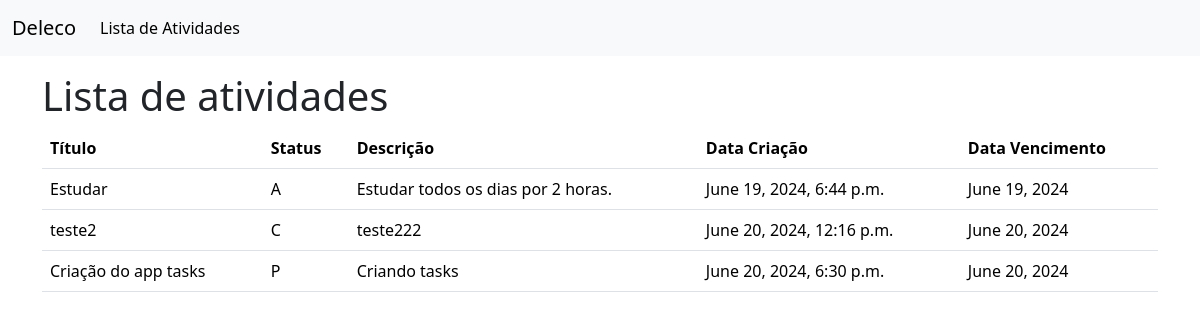
The page / on the database its author committed.
### tasks/models.py (models this page shows, shortened)
class Tasks(models.Model):
    STATUS_CHOICES = [
        ('P', 'Pendente'),
        ('A', 'Em andamento'),
        ('C', 'Concluido'),
    ]
    title = models.CharField(max_length=255)
    description = models.TextField()
    status = models.CharField(max_length=1, choices= STATUS_CHOICES, default= 'P')
    created_at = models.DateTimeField(auto_now_add= True)
    due_date = models.DateField()

### tasks/views.py (the view)
# urls.py: path('', task_list)
def task_list(request):
    tasks = Tasks.objects.all()
    return render(request, 'tasks/task_list.html',{'tasks': tasks})

### tasks/templates/tasks/task_list.html
{% extends "base.html" %}
{% block content %}
<h1> Lista de atividades </h1>
<table class="table">
    <thead>
      <tr>
        <th scope="col">Título</th>
        <th scope="col">Status</th>
        <th scope="col">Descrição</th>
        <th scope="col">Data Criação</th>
        <th scope="col">Data Vencimento</th>
      </tr>
    </thead>
    <tbody>
        {% for task in tasks %}
            <tr>
                <td>{{ task.title}}</td>
                <td>{{ task.status}}</td>
                <td>{{ task.description}}</td>
                <td>{{ task.created_at}}</td>
                <td>{{ task.due_date}}</td>
            </tr>
        {% endfor %}
    </tbody>
  </table>
{% endblock content %}

### tasks/templates/base.html (shortened to what this page needs)
<!doctype html>
<html lang="en">
  <head>
    <link href="https://cdn.jsdelivr.net/npm/bootstrap@5.3.3/dist/css/bootstrap.min.css" rel="stylesheet">
  </head>
  <body>
    <nav class="navbar navbar-expand-lg bg-body-tertiary">
        <div class="container-fluid">
          <a class="navbar-brand" href="#">Deleco</a>
          <div class="collapse navbar-collapse" id="navbarNav">
            <ul class="navbar-nav">
              <li class="nav-item">
                <a class="nav-link active" aria-current="page" href="#"> Lista de Atividades </a>
              </li>
            </ul>
          </div>
        </div>
      </nav>
      <main class="container mt-3">
            {% block content %}{% endblock %}
      </main>
  </body>
</html>

### rows shown on the page
Tasks: title "Estudar", status "A", description "Estudar todos os dias por 2 horas.", created_at "June 19, 2024, 6:44 p.m.", due_date "June 19, 2024"
Tasks: title "teste2", status "C", description "teste222", created_at "June 20, 2024, 12:16 p.m.", due_date "June 20, 2024"
Tasks: title "Criação do app tasks", status "P", description "Criando tasks", created_at "June 20, 2024, 6:30 p.m.", due_date "June 20, 2024"
